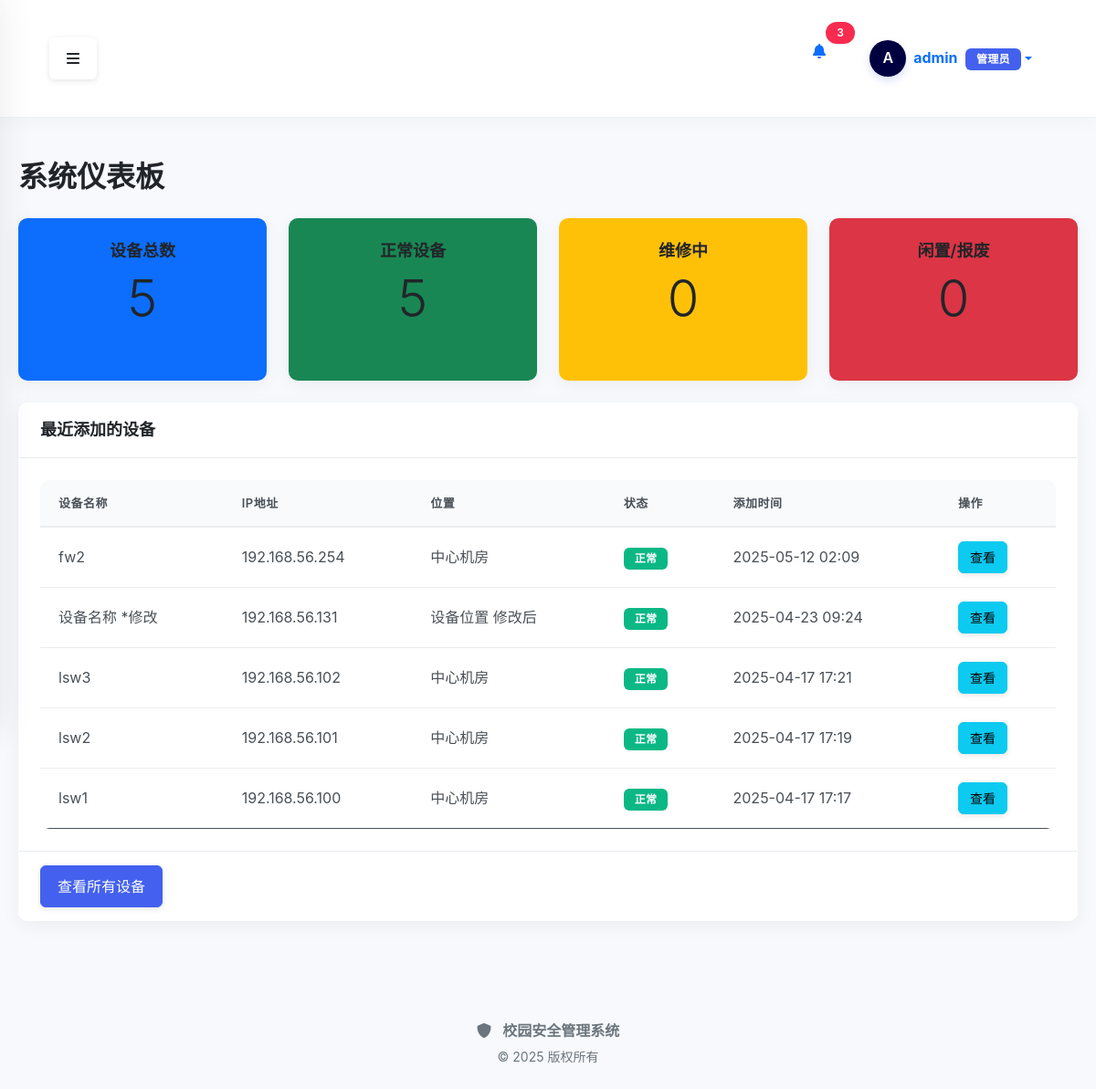
The app's page /dashboard (signed in) with its own data.
### src/modules/auth/models.py (models this page shows, shortened)
class User(db.Model, UserMixin):
    __table_args__ = {'extend_existing': True}
    """用户模型"""
    __tablename__ = 'users'
    id = db.Column(db.Integer, primary_key=True)
    username = db.Column(db.String(64), unique=True, index=True, nullable=False)
    email = db.Column(db.String(120), unique=True, index=True, nullable=False)
    password_hash = db.Column(db.String(128), nullable=False)
    display_name = db.Column(db.String(64))
    phone = db.Column(db.String(20))
    role = db.Column(db.String(20))
    last_login = db.Column(db.DateTime)
    is_active = db.Column(db.Boolean, default=True)
    is_admin = db.Column(db.Boolean, default=False)
    created_at = db.Column(db.DateTime, default=datetime.now)
    updated_at = db.Column(db.DateTime, default=datetime.now, onupdate=datetime.now)

### src/models/device.py (models this page shows, shortened)
class Device(BaseModel):
    __tablename__ = 'devices'
    __table_args__ = {'extend_existing': True}  # 确保可以扩展现有表
    id = db.Column(db.Integer, primary_key=True)
    name = db.Column(db.String(100), nullable=False)
    ip_address = db.Column(db.String(20), nullable=False)
    type_id = db.Column(db.Integer, db.ForeignKey('device_types.id'))
    location = db.Column(db.String(100))
    status = db.Column(db.String(20), default='正常')
    serial_number = db.Column(db.String(50), nullable=True)
    firmware_version = db.Column(db.String(50), nullable=True)
    device_code = db.Column(db.String(50), nullable=True, unique=True)
    mac_address = db.Column(db.String(20), nullable=True)
    manufacturer = db.Column(db.String(100), nullable=True)
    model = db.Column(db.String(100), nullable=True)
    purchase_date = db.Column(db.Date, nullable=True)
    warranty_period = db.Column(db.Integer, nullable=True)  # 保修期（月）
    notes = db.Column(db.Text, nullable=True)
    username = db.Column(db.String(50), default='admin', nullable=True)
    password = db.Column(db.String(100), default='admin123', nullable=True)
    port = db.Column(db.Integer, default=22, nullable=True)
    connection_protocol = db.Column(db.String(20), default='ssh', nullable=True)  # ssh, telnet, snmp

### src/app.py (the view)
    @app.route('/dashboard')
    def dashboard():
        if not current_user.is_authenticated:
            return redirect(url_for('auth.login'))
        try:
            from src.models.device import Device
            device_count = Device.query.count()
            normal_count = Device.query.filter_by(status='正常').count()
            maintenance_count = Device.query.filter_by(status='维修中').count()
            inactive_count = Device.query.filter_by(status='闲置').count()
            retired_count = Device.query.filter_by(status='报废').count()
            recent_devices = Device.query.order_by(Device.id.desc()).limit(5).all()
            return render_template(
                'dashboard.html',
                title="系统仪表板",
                device_count=device_count,
                normal_count=normal_count,
                maintenance_count=maintenance_count,
                inactive_count=inactive_count,
                retired_count=retired_count,
                recent_devices=recent_devices
            )
        except Exception as e:
            logger.error(f"仪表板加载错误: {str(e)}")
            import traceback
            logger.error(traceback.format_exc())
            return render_template('errors/500.html'), 500

### src/modules/policy/__init__.py (called while the page is built)
def init_app(app):
    app.register_blueprint(policy_bp)
    app.register_blueprint(policy_template_bp)
    app.register_blueprint(policy_deploy_bp)
    app.register_blueprint(policy_view_bp)
    global _template_directory_ensured
    if not _template_directory_ensured:
        from src.modules.policy.templates import ensure_template_directory
        ensure_template_directory()
        _template_directory_ensured = True
        app.logger.info("策略模板目录检查完成")
    @app.before_request
    def ensure_scheduler_running():
        from flask import g
        if not hasattr(g, 'scheduler_started'):
            with app.app_context():
                scheduler = get_scheduler()
                if scheduler.enabled and not scheduler.running:
                    scheduler.start()
            g.scheduler_started = True

### src/modules/policy/services/policy_sync_scheduler.py (called while the page is built)
def get_scheduler() -> PolicySyncScheduler:
    global _scheduler_instance
    if _scheduler_instance is None:
        _scheduler_instance = PolicySyncScheduler()
    return _scheduler_instance

### src/templates/dashboard.html (shortened to what this page needs)
{% extends 'base.html' %}
{% block content %}
<div class="container my-4">
    <h1 class="mb-4">系统仪表板</h1>
    <div class="row mb-4">
        <div class="col-md-3">
            <div class="card h-100 bg-primary text-white">
                <div class="card-body text-center">
                    <h5 class="card-title">设备总数</h5>
                    <h1 class="display-4">{{ device_count }}</h1>
                </div>
            </div>
        </div>
        <div class="col-md-3">
            <div class="card h-100 bg-success text-white">
                <div class="card-body text-center">
                    <h5 class="card-title">正常设备</h5>
                    <h1 class="display-4">{{ normal_count }}</h1>
                </div>
            </div>
        </div>
        <div class="col-md-3">
            <div class="card h-100 bg-warning text-dark">
                <div class="card-body text-center">
                    <h5 class="card-title">维修中</h5>
                    <h1 class="display-4">{{ maintenance_count }}</h1>
                </div>
            </div>
        </div>
        <div class="col-md-3">
            <div class="card h-100 bg-danger text-white">
                <div class="card-body text-center">
                    <h5 class="card-title">闲置/报废</h5>
                    <h1 class="display-4">{{ inactive_count + retired_count }}</h1>
                </div>
            </div>
        </div>
    </div>
    <div class="row">
        <div class="col-12">
            <div class="card">
                <div class="card-header">
                    <h5 class="mb-0">最近添加的设备</h5>
                </div>
                <div class="card-body">
                    <div class="table-responsive">
                        <table class="table table-hover">
                            <thead>
                                <tr>
                                    <th>设备名称</th>
                                    <th>IP地址</th>
                                    <th>位置</th>
                                    <th>状态</th>
                                    <th>添加时间</th>
                                    <th>操作</th>
                                </tr>
                            </thead>
                            <tbody>
                                {% for device in recent_devices %}
                                <tr>
                                    <td>{{ device.name }}</td>
                                    <td>{{ device.ip_address }}</td>
                                    <td>{{ device.location }}</td>
                                    <td>
                                        {% if device.status == '正常' %}
                                        <span class="badge bg-success">{{ device.status }}</span>
                                        {% elif device.status == '维修中' %}
                                        <span class="badge bg-warning">{{ device.status }}</span>
                                        {% else %}
                                        <span class="badge bg-danger">{{ device.status }}</span>
                                        {% endif %}
                                    </td>
                                    <td>{{ device.created_at.strftime('%Y-%m-%d %H:%M') if device.created_at else '未知' }}</td>
                                    <td>
                                        <a href="{{ url_for('device.view', device_id=device.id) }}" class="btn btn-sm btn-info">查看</a>
                                    </td>
                                </tr>
                                {% else %}
                                <tr>
                                    <td colspan="6" class="text-center">暂无设备数据</td>
                                </tr>
                                {% endfor %}
                            </tbody>
                        </table>
                    </div>
                </div>
                <div class="card-footer">
                    <a href="{{ url_for('device.index') }}" class="btn btn-primary">查看所有设备</a>
                </div>
            </div>
        </div>
    </div>
</div>
{% endblock %}

### src/templates/base.html (shortened to what this page needs)
<!DOCTYPE html>
<html lang="zh-CN">
<head>
    <link href="https://cdn.jsdelivr.net/npm/bootstrap@5.1.3/dist/css/bootstrap.min.css" rel="stylesheet">
    <link rel="stylesheet" href="https://cdnjs.cloudflare.com/ajax/libs/font-awesome/6.0.0/css/all.min.css">
    <link rel="stylesheet" href="{{ url_for('static', filename='css/style.css') }}?v={{ range(1, 10000) | random }}">
</head>
<body>
    <div class="d-flex" id="wrapper">
        <div id="page-content-wrapper">
            <nav class="navbar navbar-expand-lg navbar-light top-navbar">
                <div class="container-fluid">
                    <button class="btn" id="menu-toggle" aria-label="切换侧边栏">
                        <i class="fas fa-bars"></i>
                    </button>
                    <div class="d-flex ms-auto">
                        {% if current_user.is_authenticated %}
                        <div class="nav-item dropdown me-3">
                            <a class="nav-link position-relative" href="#" id="notificationsDropdown" role="button" data-bs-toggle="dropdown" aria-expanded="false">
                                <i class="fas fa-bell"></i>
                                <span class="position-absolute top-0 start-100 translate-middle badge rounded-pill bg-danger">
                                    3
                                </span>
                            </a>
                        </div>
                        <div class="nav-item dropdown user-dropdown">
                            <a class="nav-link dropdown-toggle d-flex align-items-center" href="#" id="navbarDropdown" role="button" data-bs-toggle="dropdown" aria-expanded="false">
                                <div class="user-avatar-container me-2">
                                    <div class="user-avatar-circle">
                                        <span class="avatar-text">{{ current_user.username[0]|upper }}</span>
                                    </div>
                                </div>
                                <div class="user-info d-none d-md-block">
                                    <span class="fw-bold">{{ current_user.username }}</span>
                                    <span class="badge bg-primary ms-1">{{ current_user.role or ('管理员' if current_user.is_admin else '用户') }}</span>
                                </div>
                            </a>
                        </div>
                        {% else %}
                        <div class="nav-item">
                            <a class="btn btn-primary btn-sm" href="{{ url_for('auth.login') }}">
                                <i class="fas fa-sign-in-alt me-1"></i>登录
                            </a>
                        </div>
                        {% endif %}
                    </div>
                </div>
            </nav>
            <div class="content-container">
                {% block content %}{% endblock %}
            </div>
            <footer class="footer mt-auto py-3">
                <div class="container-fluid text-center text-muted">
                    <div class="footer-brand mb-1">
                        <i class="fas fa-shield-alt me-2"></i>
                        <span class="fw-bold">校园安全管理系统</span>
                    </div>
                    <p class="small mb-0">© 2025 版权所有</p>
                </div>
            </footer>
        </div>
    </div>
</body>
</html>

### records on screen
User: username "A", username "admin", role+is_admin "管理员"
Device: name "fw2", ip_address "192.168.56.254", location "中心机房", status "正常", created_at "2025-05-12 02:09"
Device: name "设备名称 *修改", ip_address "192.168.56.131", location "设备位置 修改后", status "正常", created_at "2025-04-23 09:24"
Device: name "lsw3", ip_address "192.168.56.102", location "中心机房", status "正常", created_at "2025-04-17 17:21"
Device: name "lsw2", ip_address "192.168.56.101", location "中心机房", status "正常", created_at "2025-04-17 17:19"
Device: name "lsw1", ip_address "192.168.56.100", location "中心机房", status "正常", created_at "2025-04-17 17:17"

### other values on screen
{{ device_count }} "5"
{{ normal_count }} "5"
{{ maintenance_count }} "0"
{{ inactive_count + retired_count }} "0"
